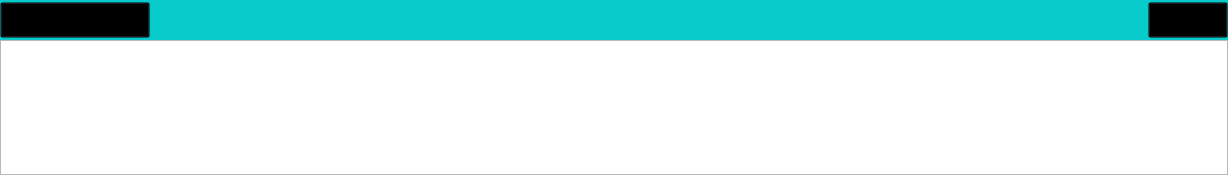
              <widget class="QWidget" name="widget_gainType" native="true">
               <property name="minimumSize">
                <size>
                 <width>0</width>
                 <height>175</height>
                </size>
               </property>
               <property name="maximumSize">
                <size>
                 <width>16777215</width>
                 <height>175</height>
                </size>
               </property>
               <layout class="QVBoxLayout" name="verticalLayout_40">
                <property name="spacing">
                 <number>0</number>
                </property>
                <property name="leftMargin">
                 <number>0</number>
                </property>
                <property name="topMargin">
                 <number>0</number>
                </property>
                <property name="rightMargin">
                 <number>0</number>
                </property>
                <property name="bottomMargin">
                 <number>0</number>
                </property>
                <item>
                 <layout class="QVBoxLayout" name="verticalLayout_39">
                  <item>
                   <widget class="QWidget" name="widget_17" native="true">
                    <property name="minimumSize">
                     <size>
                      <width>0</width>
                      <height>40</height>
                     </size>
                    </property>
                    <property name="maximumSize">
                     <size>
                      <width>16777215</width>
                      <height>40</height>
                     </size>
                    </property>
                    <property name="styleSheet">
                     <string notr="true">#widget_17
{
background-color: rgb(7, 202, 202);
}</string>
                    </property>
                    <layout class="QHBoxLayout" name="horizontalLayout_24">
                     <property name="spacing">
                      <number>0</number>
                     </property>
                     <property name="leftMargin">
                      <number>0</number>
                     </property>
                     <property name="topMargin">
                      <number>0</number>
                     </property>
                     <property name="rightMargin">
                      <number>0</number>
                     </property>
                     <property name="bottomMargin">
                      <number>0</number>
                     </property>
                     <item>
                      <widget class="QPushButton" name="pushButton_gtypetitle">
                       <property name="minimumSize">
                        <size>
                         <width>150</width>
                         <height>36</height>
                        </size>
                       </property>
                       <property name="maximumSize">
                        <size>
                         <width>16777215</width>
                         <height>36</height>
                        </size>
                       </property>
                       <property name="styleSheet">
                        <string notr="true">QPushButton
{
text-align: left;
padding-left: 6px;
font: 800 16px &quot;微软雅黑&quot;;
background-color: transparent;
}</string>
                       </property>
                       <property name="text">
                        <string>  收益类型</string>
                       </property>
                      </widget>
                     </item>
                     <item>
                      <spacer name="horizontalSpacer_21">
                       <property name="orientation">
                        <enum>Qt::Horizontal</enum>
                       </property>
                       <property name="sizeHint" stdset="0">
                        <size>
                         <width>998</width>
                         <height>20</height>
                        </size>
                       </property>
                      </spacer>
                     </item>
                     <item>
                      <widget class="QPushButton" name="pushButton_57">
                       <property name="minimumSize">
                        <size>
                         <width>80</width>
                         <height>36</height>
                        </size>
                       </property>
                       <property name="maximumSize">
                        <size>
                         <width>80</width>
                         <height>36</height>
                        </size>
                       </property>
                       <property name="styleSheet">
                        <string notr="true">QPushButton
{
text-align: left;
padding-left: 6px;
font: 400 12px &quot;微软雅黑&quot;;
background-color: transparent;
}
QPushButton:hover
{
color: #ff4536;
}</string>
                       </property>
                       <property name="text">
                        <string/>
                       </property>
                      </widget>
                     </item>
                    </layout>
                   </widget>
                  </item>
                  <item>
                   <widget class="QListWidget" name="listWidget_gainType"/>
                  </item>
                 </layout>
                </item>
               </layout>
              </widget>
